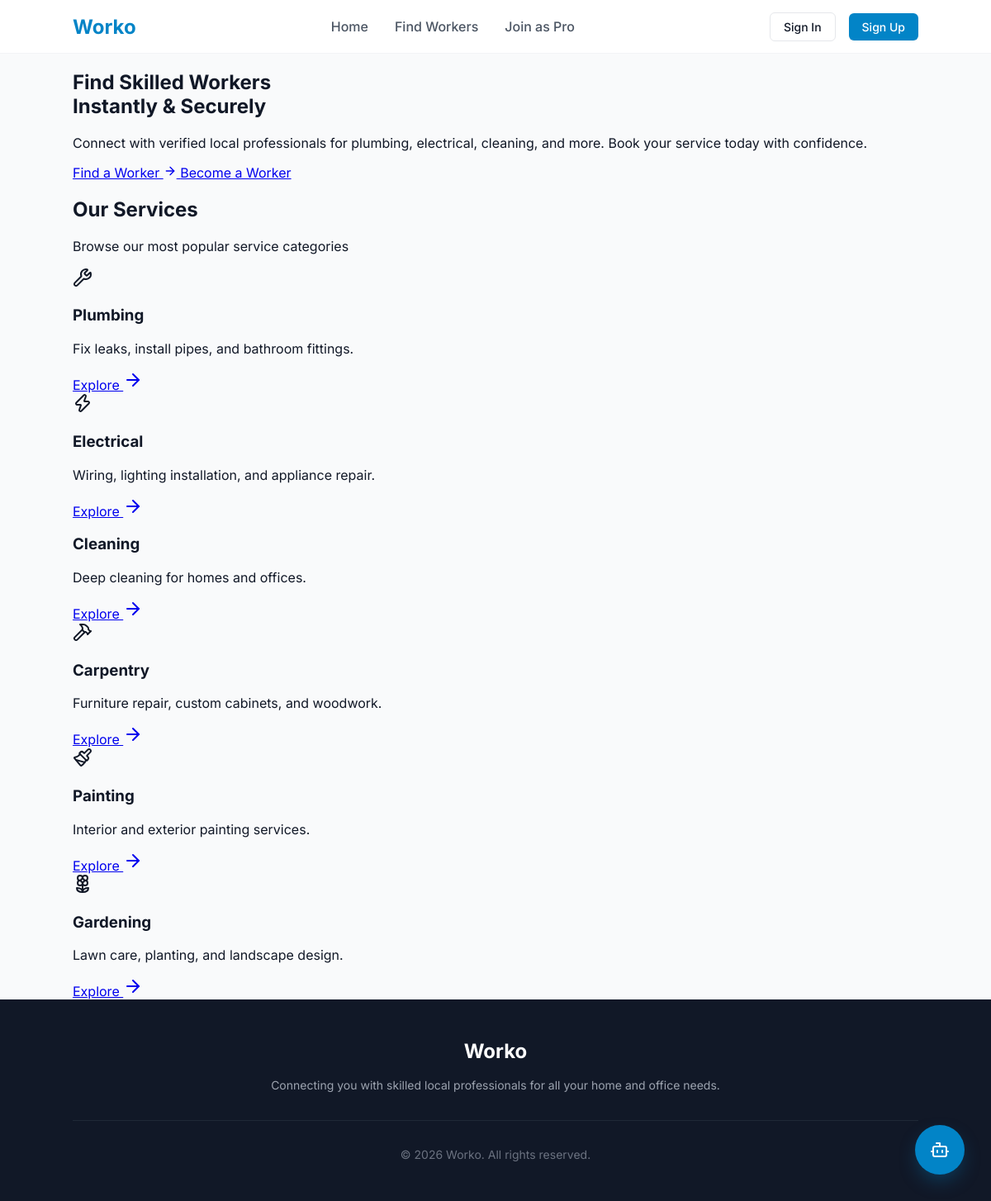
The page / on the database its author committed.
### tables this page shows
CREATE TABLE services (
    id INTEGER PRIMARY KEY AUTOINCREMENT,
    title TEXT NOT NULL,
    description TEXT,
    icon_name TEXT,
    category TEXT
);

### app.py (the view)
@app.route('/')
def home():
    conn = get_db_connection()
    services = conn.execute('SELECT * FROM services LIMIT 6').fetchall()
    workers = conn.execute("SELECT *, avatar as profile_image FROM workers WHERE status = 'approved' LIMIT 4").fetchall()
    conn.close()
    return render_template('home.html', services=services, workers=workers)

### app.py (called while the page is built)
def get_db_connection():
    conn = sqlite3.connect('database.db')
    conn.row_factory = sqlite3.Row
    return conn

@app.context_processor
def inject_now():
    return {'now': datetime.utcnow()}

### templates/home.html (shortened to what this page needs)
{% extends 'base.html' %}
{% block styles %}
<link rel="stylesheet" href="{{ url_for('static', filename='css/home.css') }}">
{% endblock %}
{% block content %}
<div class="flex-grow flex-col">
    <section class="hero-section">
        <div class="container hero-content">
            <h1 class="hero-title">
                Find Skilled Workers <br class="hero-title-break" />
                <span class="hero-title-gradient">Instantly & Securely</span>
            </h1>
            <p class="hero-description">
                Connect with verified local professionals for plumbing, electrical, cleaning, and more.
                Book your service today with confidence.
            </p>
            <div class="hero-actions">
                <a href="/services" class="btn-primary">
                    Find a Worker <i data-lucide="arrow-right" style="width: 1rem; height: 1rem;"></i>
                </a>
                <a href="/join" class="btn-secondary">
                    Become a Worker
                </a>
            </div>
        </div>
    </section>
    <section class="services-section">
        <div class="container">
            <div class="section-header">
                <h2 class="section-title">Our Services</h2>
                <p class="section-subtitle">Browse our most popular service categories</p>
            </div>
            <div class="services-grid">
                {% for service in services %}
                <div class="service-card">
                    <div class="service-icon-wrapper">
                        <i data-lucide="{{ service.icon_name|lower }}" style="width: 1.5rem; height: 1.5rem;"></i>
                    </div>
                    <h3 class="service-title">{{ service.title }}</h3>
                    <p class="service-desc">{{ service.description }}</p>
                    <a href="/services?category={{ service.category }}" class="service-link group">
                        Explore <i data-lucide="arrow-right" class="service-link-arrow"></i>
                    </a>
                </div>
                {% endfor %}
            </div>
        </div>
    </section>
{% endblock %}

### templates/base.html (shortened to what this page needs)
<!DOCTYPE html>
<html lang="en">
<head>
    <link rel="stylesheet" href="{{ url_for('static', filename='css/base.css') }}">
    <link rel="stylesheet" href="{{ url_for('static', filename='css/chat.css') }}">
    {% block styles %}{% endblock %}
</head>
<body>
    <nav class="navbar">
        <div class="container navbar-container">
            <a href="/" class="logo">
                Worko
            </a>
            <div class="nav-links">
                <a href="/" class="nav-link">Home</a>
                <a href="/services" class="nav-link">Find Workers</a>
                <a href="/join" class="nav-link">Join as Pro</a>
            </div>
            <div class="nav-actions">
                {% if request.path == '/' %}
                {% if session.get('user') %}
                <a href="/profile"
                    style="display: flex; align-items: center; gap: 0.5rem; text-decoration: none; color: inherit;">
                    <i data-lucide="user-circle" class="icon-md"></i>
                    <span class="user-greeting">Hi, {{ session['user']['name'] }}</span>
                </a>
                <a href="/logout" class="btn-logout">Logout</a>
                {% else %}
                <a href="/login" class="btn-signin">Sign In</a>
                <a href="/signup" class="btn-signup">Sign Up</a>
                {% endif %}
                {% endif %}
            </div>
        </div>
    </nav>
    <main class="flex-grow">
        {% block content %}{% endblock %}
    </main>
    <div class="chat-container">
        <div id="chat-bubble" class="chat-bubble ripple">
            <i data-lucide="bot" class="icon-lg"></i>
        </div>
    </div>
    <footer class="footer">
        <div class="container">
            <div style="text-align: center;">
                <a href="/" class="footer-brand">Worko</a>
                <p class="footer-desc">
                    Connecting you with skilled local professionals for all your home and office needs.
                </p>
            </div>
            <div class="footer-copyright">
                © {{ now.year }} Worko. All rights reserved.
            </div>
        </div>
    </footer>
</body>
</html>

### static/css/base.css (style rules this page uses)
:root { --primary-50: #f0f9ff; --primary-100: #e0f2fe; --primary-200: #bae6fd; --primary-300: #7dd3fc; --primary-400: #38bdf8; --primary-500: #0ea5e9; --primary-600: #0284c7; --primary-700: #0369a1; --primary-800: #075985; --primary-900: #0c4a6e; --gray-50: #f9fafb; --gray-100: #f3f4f6; --gray-200: #e5e7eb; --gray-300: #d1d5db; --gray-400: #9ca3af; --gray-500: #6b7280; --gray-600: #4b5563; --gray-700: #374151; --gray-800: #1f2937; --gray-900: #111827; --white: #ffffff; --red-100: #fee2e2; --red-500: #ef4444; --red-700: #b91c1c; --green-100: #dcfce7; --green-500: #22c55e; --green-700: #15803d; }
body { font-family: 'Inter', sans-serif; background-color: var(--gray-50); color: var(--gray-900); display: flex; flex-direction: column; min-height: 100vh; -webkit-font-smoothing: antialiased; margin: 0; }
.navbar { background-color: var(--white); border-bottom: 1px solid var(--gray-100); position: sticky; top: 0; z-index: 50; }
.container { width: 100%; margin-right: auto; margin-left: auto; padding-right: 1rem; padding-left: 1rem; }
@media (min-width: 640px) { .container { max-width: 640px; } }
@media (min-width: 768px) { .container { max-width: 768px; } }
@media (min-width: 1024px) { .container { max-width: 1024px; } }
.navbar-container { height: 4rem; display: flex; align-items: center; justify-content: space-between; }
.logo { font-size: 1.5rem; font-weight: 700; color: var(--primary-600); display: flex; align-items: center; gap: 0.5rem; text-decoration: none; }
.nav-links { display: none; align-items: center; gap: 2rem; }
@media (min-width: 768px) { .nav-links { display: flex; } }
.nav-link { color: var(--gray-600); font-weight: 500; text-decoration: none; transition: color 0.2s; }
.nav-actions { display: none; align-items: center; gap: 1rem; }
@media (min-width: 768px) { .nav-actions { display: flex; } }
.btn-signin { padding: 0.5rem 1rem; border: 1px solid var(--gray-200); background-color: var(--white); color: var(--gray-900); font-size: 0.875rem; font-weight: 500; border-radius: 0.375rem; text-decoration: none; transition: background-color 0.2s; }
.btn-signup { padding: 0.5rem 1rem; background-color: var(--primary-600); color: var(--white); font-size: 0.875rem; font-weight: 500; border-radius: 0.375rem; text-decoration: none; box-shadow: 0 1px 2px 0 rgba(0, 0, 0, 0.05); transition: background-color 0.2s; }
.icon-lg { width: 1.5rem; height: 1.5rem; }
.footer { background-color: var(--gray-900); color: var(--gray-300); padding-top: 3rem; padding-bottom: 3rem; margin-top: auto; }
.footer-brand { font-size: 1.5rem; font-weight: 700; color: var(--white); margin-bottom: 1rem; display: block; text-decoration: none; }
.footer-desc { font-size: 0.875rem; color: var(--gray-400); line-height: 1.5; }
.footer-copyright { border-top: 1px solid var(--gray-800); margin-top: 2rem; padding-top: 2rem; text-align: center; font-size: 0.875rem; color: var(--gray-500); }
.flex-grow { flex-grow: 1; }

### static/css/chat.css (style rules this page uses)
.chat-container { position: fixed; bottom: 2rem; right: 2rem; z-index: 1000; font-family: 'Inter', sans-serif; }
.chat-bubble { width: 60px; height: 60px; background: var(--primary-600); border-radius: 50%; display: flex; align-items: center; justify-content: center; color: white; box-shadow: 0 10px 25px -5px rgba(2, 132, 199, 0.4); cursor: pointer; transition: transform 0.3s cubic-bezier(0.175, 0.885, 0.32, 1.275); }
.ripple { position: relative; overflow: hidden; }
.ripple::after { content: ""; position: absolute; top: 50%; left: 50%; width: 5px; height: 5px; background: rgba(255, 255, 255, 0.5); opacity: 0; border-radius: 100%; transform: scale(1, 1) translate(-50%); transform-origin: 50% 50%; }

### rows shown on the page
services: title "Plumbing", description "Fix leaks, install pipes, and bathroom fittings."
services: title "Electrical", description "Wiring, lighting installation, and appliance repair."
services: title "Cleaning", description "Deep cleaning for homes and offices."
services: title "Carpentry", description "Furniture repair, custom cabinets, and woodwork."
services: title "Painting", description "Interior and exterior painting services."
services: title "Gardening", description "Lawn care, planting, and landscape design."
